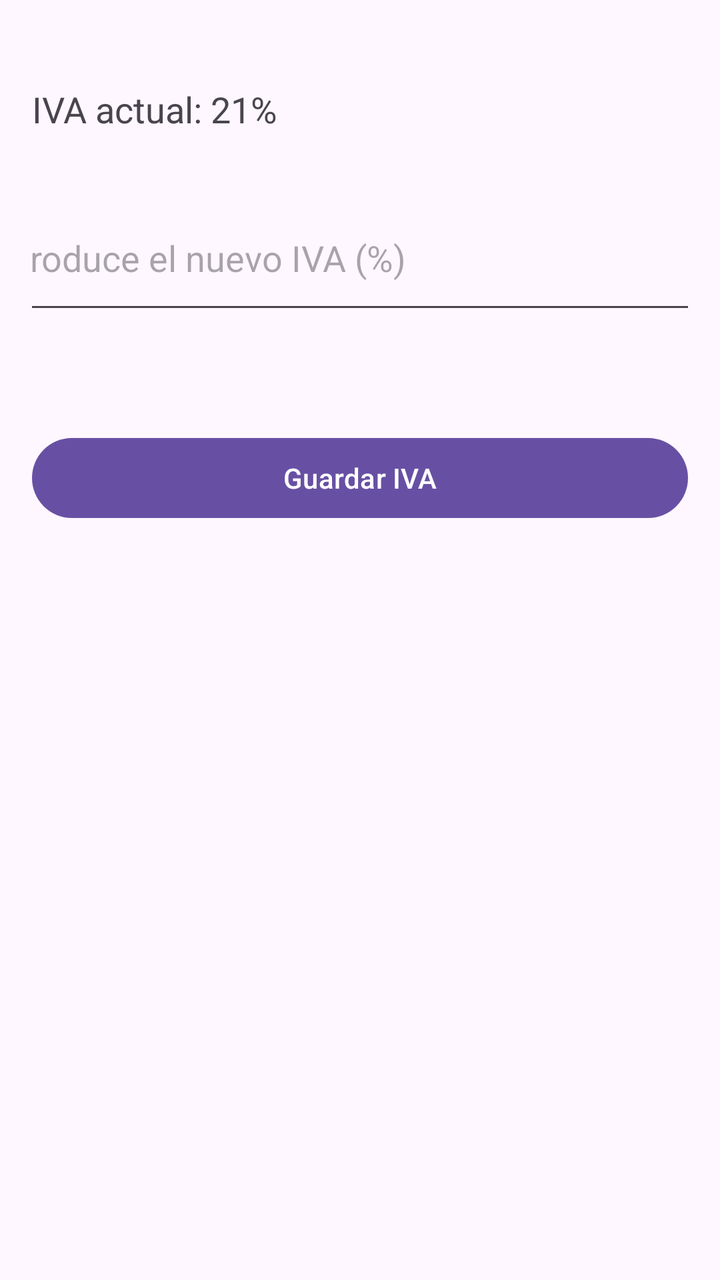
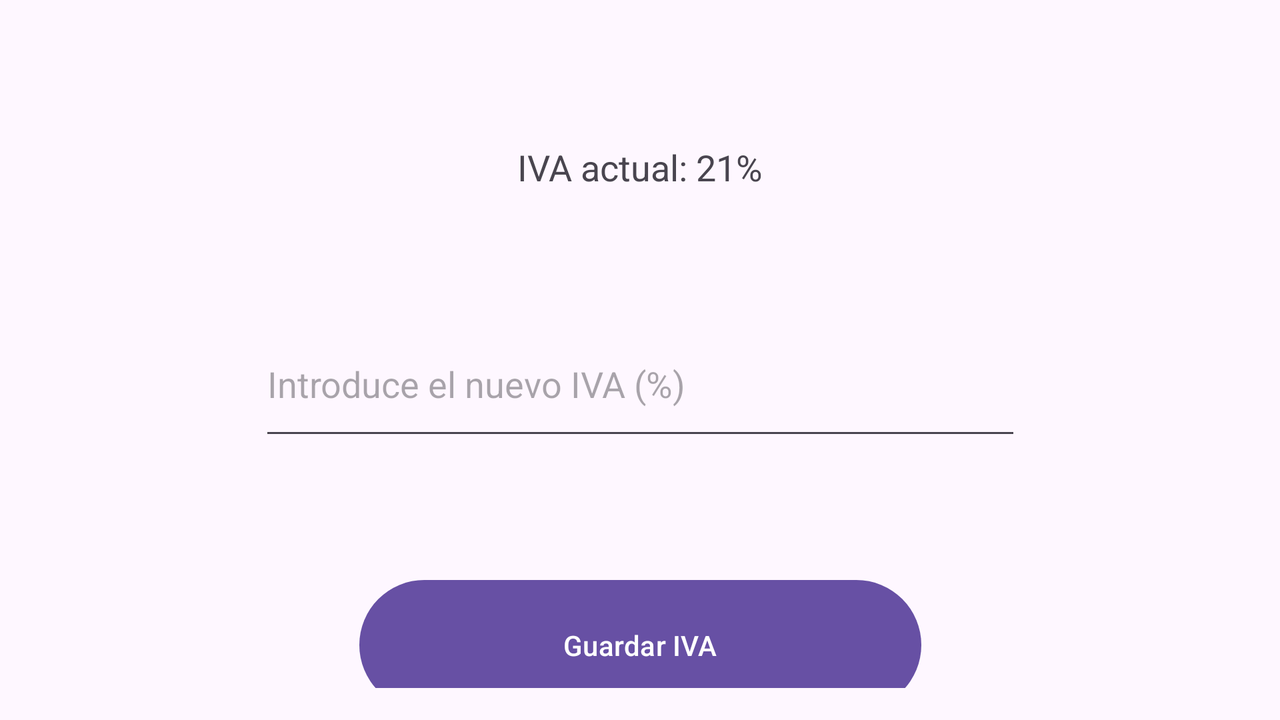

An Android layout and its configuration variant, each rendered on a device that would load it. The default file and the variant file are quoted in full after the pictures.
<!-- AndroidManifest.xml: application theme Theme.Gestio_pizzas_room -->
<!-- res/layout/activity_configuracion_iva.xml -->
<?xml version="1.0" encoding="utf-8"?>
<androidx.constraintlayout.widget.ConstraintLayout xmlns:android="http://schemas.android.com/apk/res/android"
    xmlns:app="http://schemas.android.com/apk/res-auto"
    xmlns:tools="http://schemas.android.com/tools"
    android:layout_width="match_parent"
    android:layout_height="match_parent"
    android:orientation="vertical"
    android:padding="16dp">

    <TextView
        android:id="@+id/tv_current_tax"
        android:layout_width="wrap_content"
        android:layout_height="wrap_content"
        android:text="IVA actual: 21%"
        android:textSize="18sp"
        app:layout_constraintBottom_toTopOf="@+id/et_new_tax"
        app:layout_constraintStart_toStartOf="parent"
        app:layout_constraintTop_toTopOf="parent" />

    <EditText
        android:id="@+id/et_new_tax"
        android:layout_width="381dp"
        android:layout_height="69dp"
        android:hint="Introduce el nuevo IVA (%)"
        android:inputType="numberDecimal"
        app:layout_constraintBottom_toTopOf="@+id/guideline9"
        app:layout_constraintEnd_toEndOf="parent"
        app:layout_constraintStart_toStartOf="parent"
        app:layout_constraintTop_toTopOf="parent" />

    <Button
        android:id="@+id/btn_save_tax"
        android:layout_width="match_parent"
        android:layout_height="wrap_content"
        android:text="Guardar IVA"
        app:layout_constraintBottom_toTopOf="@+id/guideline9"
        app:layout_constraintTop_toTopOf="@+id/guideline9"
        tools:layout_editor_absoluteX="16dp" />

    <androidx.constraintlayout.widget.Guideline
        android:id="@+id/guideline9"
        android:layout_width="wrap_content"
        android:layout_height="wrap_content"
        android:orientation="horizontal"
        app:layout_constraintGuide_begin="223dp" />
</androidx.constraintlayout.widget.ConstraintLayout>
<!-- resources referenced by this layout -->
<resources>
  <style name="Theme.Gestio_pizzas_room" parent="Base.Theme.Gestio_pizzas_room" />
  <style name="Base.Theme.Gestio_pizzas_room" parent="Theme.Material3.DayNight.NoActionBar">
          
          
      </style>
</resources>
<!-- res/layout-land/activity_configuracion_iva.xml (the repository's variant of the layout above) -->
<!-- drawn on the phone turned sideways -->
<?xml version="1.0" encoding="utf-8"?>
<androidx.constraintlayout.widget.ConstraintLayout xmlns:android="http://schemas.android.com/apk/res/android"
    xmlns:app="http://schemas.android.com/apk/res-auto"
    xmlns:tools="http://schemas.android.com/tools"
    android:layout_width="match_parent"
    android:layout_height="match_parent"
    android:orientation="vertical"
    android:padding="16dp">

    <TextView
        android:id="@+id/tvIvaActual"
        android:layout_width="wrap_content"
        android:layout_height="wrap_content"
        android:text="IVA actual: 21%"
        android:textSize="18sp"
        app:layout_constraintBottom_toTopOf="@+id/nouIva"
        app:layout_constraintEnd_toEndOf="parent"
        app:layout_constraintStart_toStartOf="parent"
        app:layout_constraintTop_toTopOf="parent"
        app:layout_constraintVertical_bias="0.477" />

    <EditText
        android:id="@+id/nouIva"
        android:layout_width="381dp"
        android:layout_height="69dp"
        android:layout_marginTop="140dp"
        android:hint="Introduce el nuevo IVA (%)"
        android:inputType="numberDecimal"
        app:layout_constraintEnd_toEndOf="parent"
        app:layout_constraintStart_toStartOf="parent"
        app:layout_constraintTop_toTopOf="parent" />

    <Button
        android:id="@+id/btnGuardarIva"
        android:layout_width="281dp"
        android:layout_height="73dp"
        android:layout_marginTop="61dp"
        android:text="Guardar IVA"
        app:layout_constraintBottom_toBottomOf="parent"
        app:layout_constraintEnd_toEndOf="parent"
        app:layout_constraintStart_toStartOf="parent"
        app:layout_constraintTop_toBottomOf="@+id/nouIva"
        app:layout_constraintVertical_bias="0.0" />

</androidx.constraintlayout.widget.ConstraintLayout>
